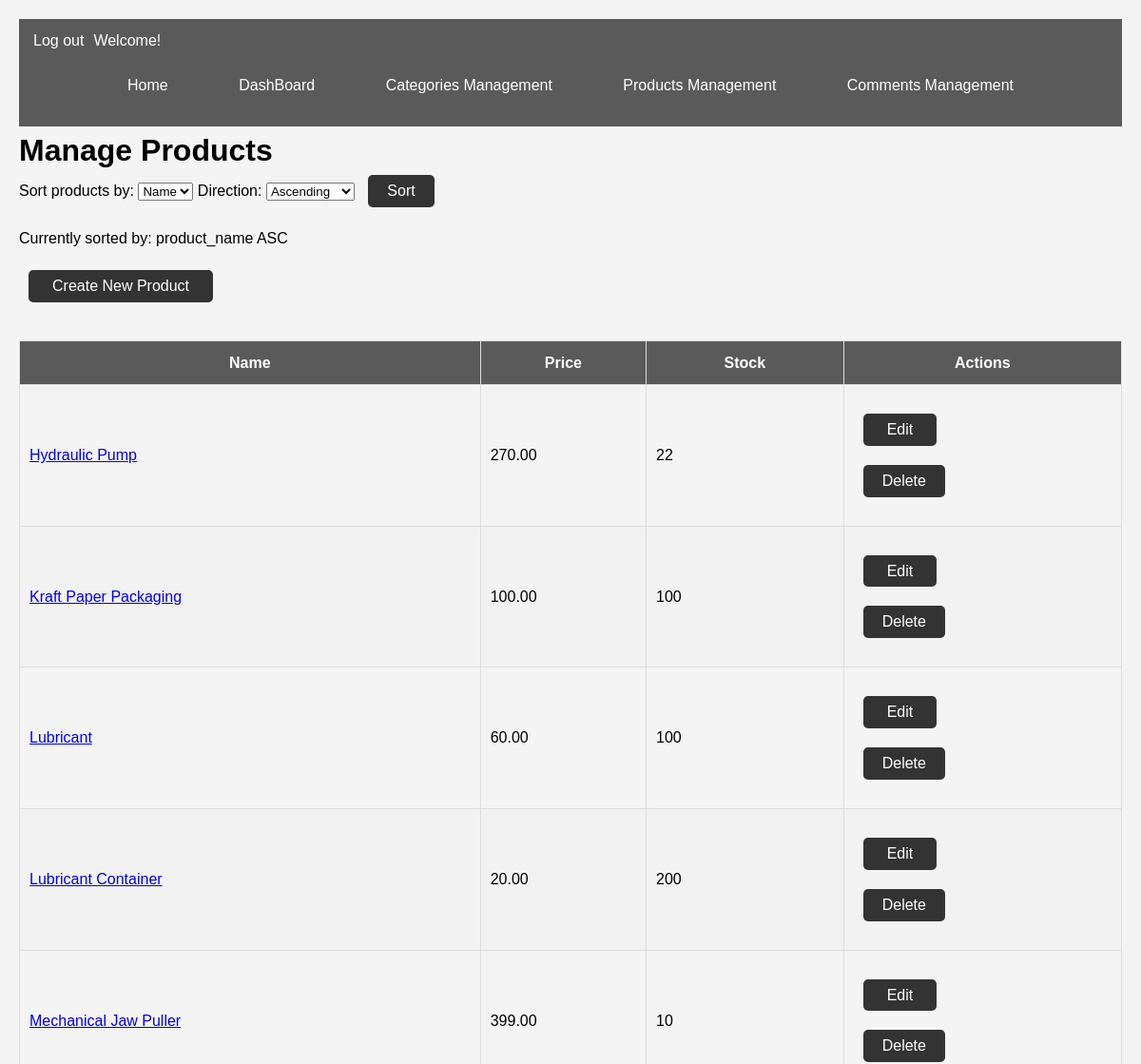
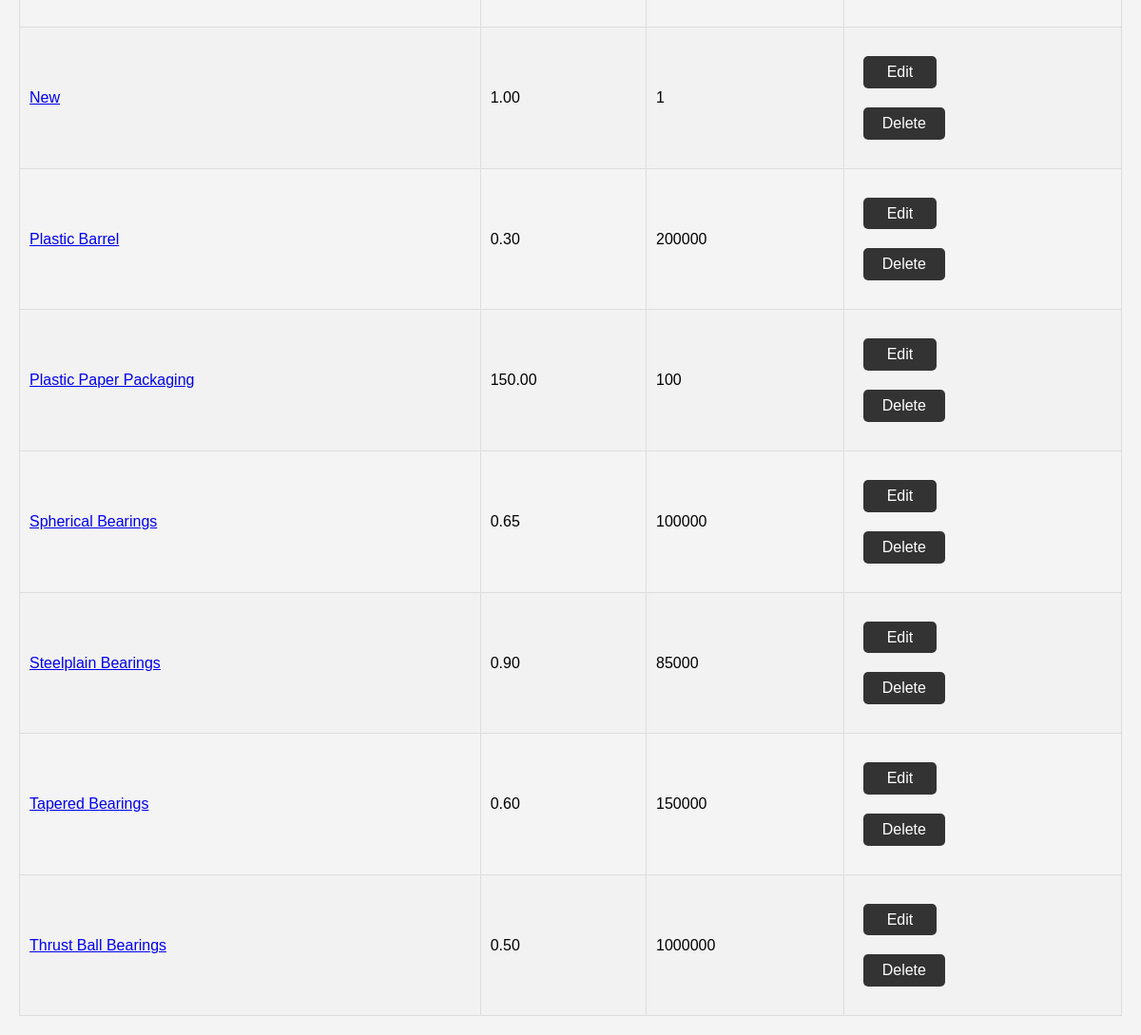
Screenshot of /manage_products.php (signed in) with the database file from the repository (2 pictures, top to bottom).
### tables this page shows
CREATE TABLE `Products` (
  `product_id` int(11) NOT NULL,
  `product_name` varchar(255) NOT NULL,
  `product_description` text DEFAULT NULL,
  `product_price` decimal(10,2) NOT NULL,
  `stock_quantity` int(11) NOT NULL,
  `category_id` int(11) DEFAULT NULL
);

### manage_products.php (the view, shortened to what this page needs)
<?php
require('connect.php');
require('header_admin.php');
$orderBy = 'product_name';
$orderDirection = 'ASC';
$query = "SELECT * FROM Products ORDER BY $orderBy $orderDirection";
$stmt = $db->prepare($query);
$stmt->execute();
$products = $stmt->fetchAll(PDO::FETCH_ASSOC);
?>
    <h1>Manage Products</h1>
    <form action="manage_products.php" method="post">
        <label for="sort_by">Sort products by:</label>
        <select name="sort_by" id="sort_by">
            <option value="product_name" <?php echo $orderBy == 'product_name' ? 'selected' : ''; ?>>Name</option>
        </select>
        <label for="sort_dir">Direction:</label>
        <select name="sort_dir" id="sort_dir">
            <option value="ASC" <?php echo $orderDirection == 'ASC' ? 'selected' : ''; ?>>Ascending</option>
        </select>
        <input type="submit" value="Sort">
    </form>
    <p>Currently sorted by: <?php echo htmlspecialchars($orderBy) . ' ' . htmlspecialchars($orderDirection); ?></p>
    <a href="create.php" class="button">Create New Product</a>
    <table>
        <thead>
            <tr>
                <th>Name</th>
                <th>Price</th>
                <th>Stock</th>
                <th>Actions</th>
            </tr>
        </thead>
        <tbody>
            <?php foreach ($products as $product): ?>
                <tr>
                    <td>
                        <a href='product_detail.php?id=<?php echo urlencode($product['product_id']); ?>'>
                            <?php echo htmlspecialchars($product['product_name']); ?>
                        </a>
                    </td>
                    <td><?php echo htmlspecialchars($product['product_price']); ?></td>
                    <td><?php echo htmlspecialchars($product['stock_quantity']); ?></td>
                    <td>
                        <a href='edit_product.php?id=<?php echo urlencode($product['product_id']); ?>' class="button">Edit</a>
                        <form action="delete_product.php" method="post" onsubmit="return confirm('Are you sure you want to delete this product?');">
                            <input type="submit" value="Delete">
                        </form>
                    </td>
                </tr>
            <?php endforeach; ?>
        </tbody>
    </table>
</body>
</html>

### styles.css (style rules this page uses)
body, h1, h2, h3, p, form, input, textarea, button { margin: 0; padding: 0; border: 0; }
body { font-family: 'Arial', sans-serif; line-height: 1.6; color: #000000; padding: 20px; background-color: #f4f4f4; }
input[type=submit], button { background: #333; color: #fff; padding: 8px 20px; border: none; border-radius: 5px; cursor: pointer; margin-bottom: 20px; font-size: medium; margin-left: 10px; }
.button { display: inline-block; background-color: #333; color: white; padding: 4px 25px; margin-top: 20px; margin-bottom: 20px; margin-left: 10px; text-align: center; text-decoration: none; border: none; border-radius: 5px; cursor: pointer; transition: background-color 0.3s; }
table { width: 100%; border-collapse: collapse; margin-top: 20px; }
thead { background-color: #5a5a5a; color: white; }
th, td { padding: 10px; border: 1px solid #ddd; }
tr:nth-child(even) { background-color: #f2f2f2; }

### rows the page displays
products: product_name "Hydraulic Pump", product_price "270.00", stock_quantity "22"
products: product_name "Kraft Paper Packaging", product_price "100.00", stock_quantity "100"
products: product_name "Lubricant", product_price "60.00", stock_quantity "100"
products: product_name "Lubricant Container", product_price "20.00", stock_quantity "200"
products: product_name "Mechanical Jaw Puller", product_price "399.00", stock_quantity "10"
products: product_name "New", product_price "1.00", stock_quantity "1"
products: product_name "Plastic Barrel", product_price "0.30", stock_quantity "200000"
products: product_name "Plastic Paper Packaging", product_price "150.00", stock_quantity "100"
products: product_name "Spherical Bearings", product_price "0.65", stock_quantity "100000"
products: product_name "Steelplain Bearings", product_price "0.90", stock_quantity "85000"
products: product_name "Tapered Bearings", product_price "0.60", stock_quantity "150000"
products: product_name "Thrust Ball Bearings", product_price "0.50", stock_quantity "1000000"

### other values shown
$orderBy "product_name"
$orderDirection "ASC"
